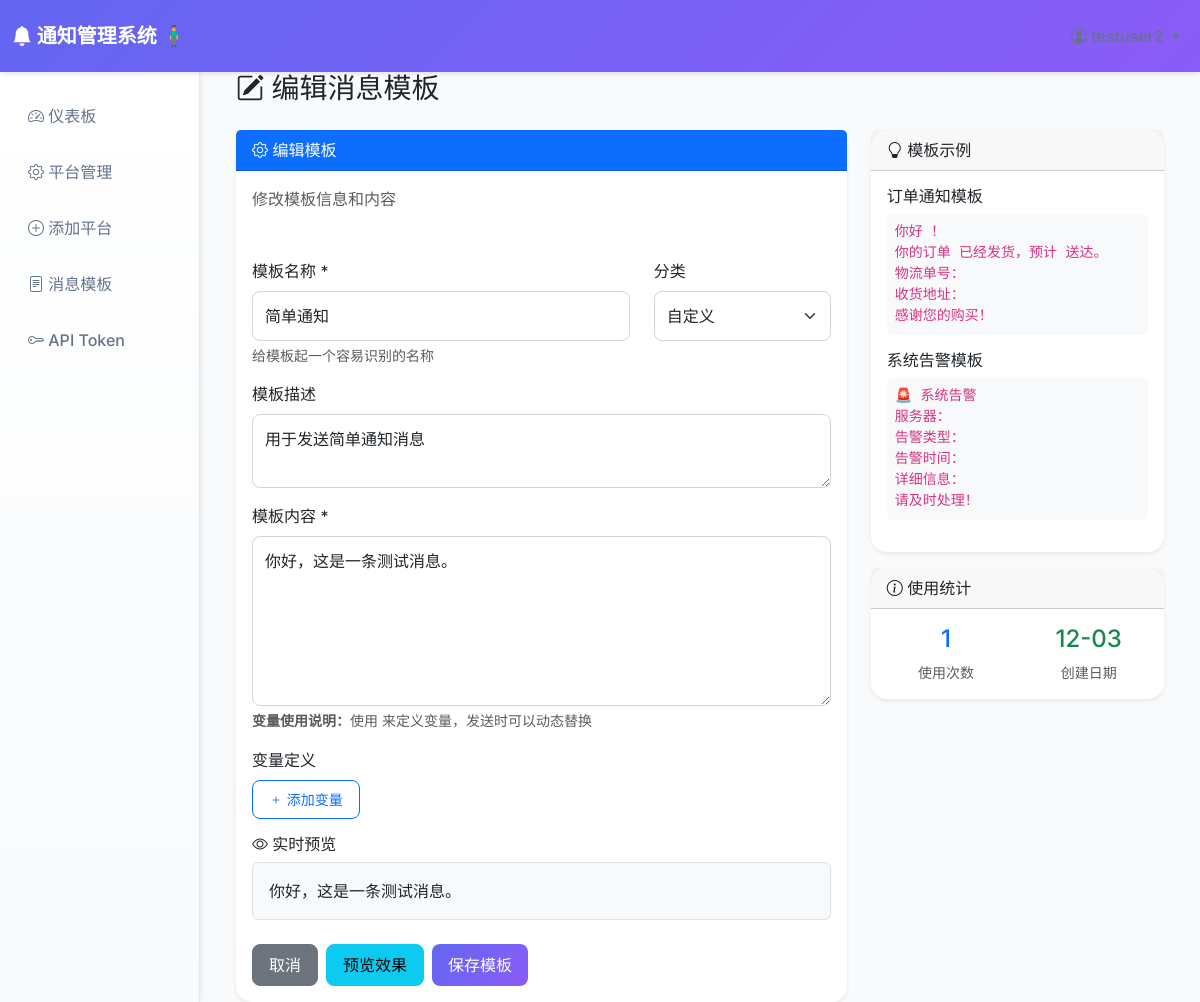
/templates/edit/2 (signed in), run on the app's committed database.
### app.py (models this page shows)
class MessageTemplate(db.Model):
    id = db.Column(db.Integer, primary_key=True)
    user_id = db.Column(db.Integer, db.ForeignKey('user.id'), nullable=False)
    name = db.Column(db.String(100), nullable=False)
    description = db.Column(db.Text)
    content = db.Column(db.Text, nullable=False)  # JSON格式的多平台内容
    variables = db.Column(db.Text)  # JSON格式的变量定义
    category = db.Column(db.String(50), default='custom')
    is_public = db.Column(db.Boolean, default=False)
    usage_count = db.Column(db.Integer, default=0)
    created_at = db.Column(db.DateTime, default=datetime.utcnow)
    updated_at = db.Column(db.DateTime, default=datetime.utcnow)
    user = db.relationship('User', backref='templates')
    logs = db.relationship('NotificationLog', backref='template')

### app.py (the view, shortened to what this page needs)
@app.route('/templates/edit/<int:template_id>', methods=['GET', 'POST'])
@login_required
def edit_template(template_id):
    template = MessageTemplate.query.filter_by(id=template_id, user_id=current_user.id).first_or_404()
    return render_template('edit_template.html', template=template)

### app.py (called while the page is built)
@app.template_filter('from_json')
def from_json_filter(value):
    if not value:
        return []
    try:
        return json.loads(value)
    except (json.JSONDecodeError, TypeError):
        return []

@login_manager.user_loader
def load_user(user_id):
    return User.query.get(int(user_id))

### templates/edit_template.html (shortened to what this page needs)
{% extends "base.html" %}
{% block content %}
<div class="container-fluid">
    <h1 class="h3 mb-4"><i class="bi bi-pencil-square"></i> 编辑消息模板</h1>
    <div class="row">
        <div class="col-lg-8">
            <div class="card shadow-sm">
                <div class="card-header bg-primary text-white">
                    <i class="bi bi-gear"></i> 编辑模板
                </div>
                <div class="card-body">
                    <p class="text-muted">修改模板信息和内容</p>
                </div>
                <div class="card-body">
                    <form method="POST" id="editTemplateForm" onsubmit="return submitForm()">
                        <div class="row">
                            <div class="col-md-8">
                                <div class="mb-3">
                                    <label for="name" class="form-label">模板名称 *</label>
                                    <input type="text" class="form-control" id="name" name="name"
                                           value="{{ template.name }}" placeholder="例如：订单发货通知" required>
                                    <div class="form-text">给模板起一个容易识别的名称</div>
                                </div>
                            </div>
                            <div class="col-md-4">
                                <div class="mb-3">
                                    <label for="category" class="form-label">分类</label>
                                    <select class="form-select" id="category" name="category">
                                        <option value="custom" {{ 'selected' if template.category == 'custom' }}>自定义</option>
                                    </select>
                                </div>
                            </div>
                        </div>
                        <div class="mb-3">
                            <label for="description" class="form-label">模板描述</label>
                            <textarea class="form-control" id="description" name="description" rows="2"
                                      placeholder="简单描述这个模板的用途">{{ template.description }}</textarea>
                        </div>
                        <div class="mb-3">
                            <label for="content" class="form-label">模板内容 *</label>
                            <textarea class="form-control" id="content" name="content" rows="6"
                                      placeholder="输入消息模板内容，使用 {{变量名}} 来定义变量"
                                      required onkeyup="updatePreview()">{{ template.content }}</textarea>
                            <div class="form-text">
                                <strong>变量使用说明：</strong>使用 <code>{{变量名}}</code> 来定义变量，发送时可以动态替换
                            </div>
                        </div>
                        <div class="mb-3">
                            <label class="form-label">变量定义</label>
                            <button type="button" class="btn btn-outline-primary btn-sm" onclick="addVariable()">
                                <i class="bi bi-plus"></i> 添加变量
                            </button>
                        </div>
                        <div class="mb-4">
                            <h6><i class="bi bi-eye"></i> 实时预览</h6>
                            <div class="border rounded p-3 bg-light" id="preview">
                            </div>
                        </div>
                        <div class="d-flex gap-2">
                            <a href="{{ url_for('templates') }}" class="btn btn-secondary">取消</a>
                            <button type="button" class="btn btn-info" onclick="previewTemplate()">预览效果</button>
                            <button type="submit" class="btn btn-primary">保存模板</button>
                        </div>
                    </form>
                </div>
            </div>
        </div>
        <div class="col-lg-4">
            <div class="card shadow-sm">
                <div class="card-header">
                    <i class="bi bi-lightbulb"></i> 模板示例
                </div>
                <div class="card-body">
                    <div class="mb-3">
                        <h6>订单通知模板</h6>
                        <code class="d-block p-2 bg-light rounded small">
你好 {{name}}！<br>
你的订单 {{order_id}} 已经发货，预计 {{delivery_date}} 送达。<br>
物流单号：{{tracking_number}}<br>
收货地址：{{address}}<br>
感谢您的购买！
                        </code>
                    </div>
                    <div class="mb-3">
                        <h6>系统告警模板</h6>
                        <code class="d-block p-2 bg-light rounded small">
🚨 系统告警<br>
服务器：{{server_name}}<br>
告警类型：{{alert_type}}<br>
告警时间：{{alert_time}}<br>
详细信息：{{details}}<br>
请及时处理！
                        </code>
                    </div>
                </div>
            </div>
            <div class="card shadow-sm mt-3">
                <div class="card-header">
                    <i class="bi bi-info-circle"></i> 使用统计
                </div>
                <div class="card-body">
                    <div class="row text-center">
                        <div class="col-6">
                            <div class="h4 text-primary">{{ template.usage_count }}</div>
                            <div class="small text-muted">使用次数</div>
                        </div>
                        <div class="col-6">
                            <div class="h4 text-success">{{ template.created_at.strftime('%m-%d') }}</div>
                            <div class="small text-muted">创建日期</div>
                        </div>
                    </div>
                </div>
            </div>
        </div>
    </div>
</div>
{% endblock %}

### templates/base.html (style rules this page uses)
:root { --primary-color: #6366f1; --secondary-color: #8b5cf6; --success-color: #10b981; --warning-color: #f59e0b; --danger-color: #ef4444; --dark-color: #1f2937; --light-color: #f8fafc; }
body { font-family: 'Inter', -apple-system, BlinkMacSystemFont, sans-serif; background-color: #f8fafc; }
.card { border: none; border-radius: 1rem; box-shadow: 0 4px 6px -1px rgba(0, 0, 0, 0.1), 0 2px 4px -1px rgba(0, 0, 0, 0.06); transition: all 0.3s ease; }
.btn { font-weight: 500; border-radius: 0.5rem; padding: 0.5rem 1rem; transition: all 0.2s ease; }
.btn-primary { background: linear-gradient(135deg, var(--primary-color) 0%, var(--secondary-color) 100%); border: none; }
.form-control, .form-select { border-radius: 0.5rem; border: 1px solid #d1d5db; padding: 0.75rem; transition: all 0.2s ease; }
.fade-in { animation: fadeIn 0.5s ease-in; }

### data on the page
MessageTemplate: name "简单通知", description "用于发送简单通知消息", content "你好，这是一条测试消息。", usage_count "1", created_at "12-03"
